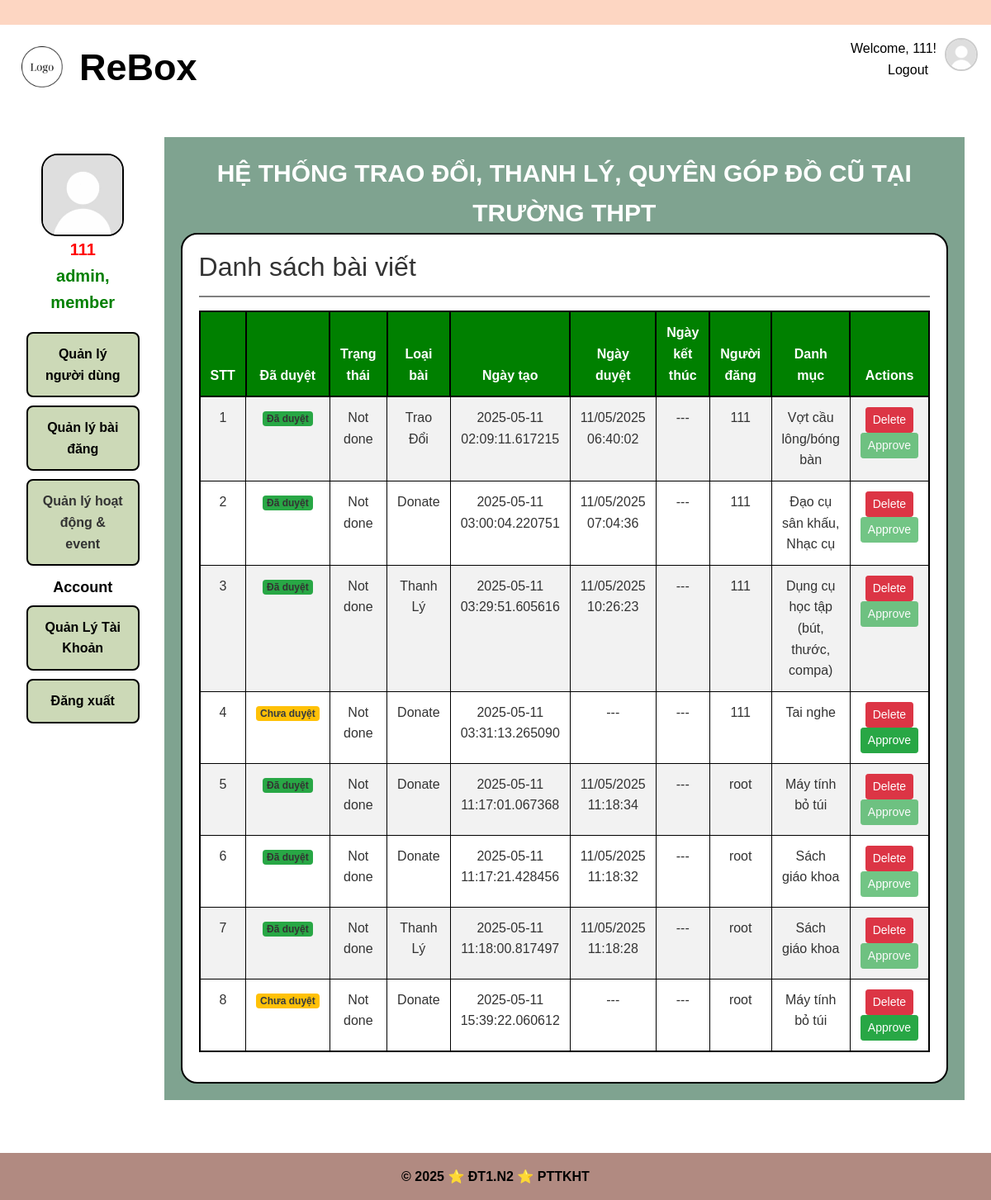
Page /admin/posts (signed in) on the committed database.
### app/models/user.py (models this page shows, shortened)
class User(UserMixin, csdl.Model):
    id = csdl.Column(csdl.Integer, primary_key=True)
    username = csdl.Column(csdl.String(50), unique=True, nullable=False)
    password  = csdl.Column(csdl.String(128), nullable=False)
    avatar = csdl.Column(csdl.Text, nullable = True)
    fullname = csdl.Column(csdl.String(120), nullable=False)
    date_of_birth = csdl.Column(csdl.Date, nullable = True)
    gender = csdl.Column(csdl.String(10), nullable = True)
    address = csdl.Column(csdl.Text, nullable = True)
    email = csdl.Column(csdl.String(120), unique=True, nullable=False)
    phone = csdl.Column(csdl.String(20), nullable=True) #co the null
    facebook = csdl.Column(csdl.Text, nullable =True)
    roles = csdl.relationship('Role', secondary='user_role', backref=csdl.backref('users', lazy='dynamic'))
    created_date = csdl.Column(csdl.DateTime, default=datetime.utcnow)  # Thêm dòng này
    def has_role(self, role_name):
        for role in self.roles:
            if role.name == role_name:
                return True
        return False
    def get_role(self):
        return ', '.join(role.name for role in self.roles)

### app/models/role.py (models this page shows)
class Role(csdl.Model):
    id = csdl.Column(csdl.Integer, primary_key=True)
    name = csdl.Column(csdl.String(50), unique=True, nullable=False)  # Tên vai trò: 'admin', 'user', ...

### app/models/post.py (models this page shows, shortened)
class Post(csdl.Model):
    __tablename__ = 'post'
    post_id = csdl.Column(csdl.String(50), primary_key=True)  # Khóa chính, kiểu chuỗi
    content = csdl.Column(csdl.String(500), nullable=False)   # Nội dung bài đăng
    image_url = csdl.Column(csdl.String(255), nullable=True)   # Link hình ảnh bài đăng
    is_approved = csdl.Column(csdl.Boolean, default=False)    # Cờ kiểm duyệt bài đăng , aaproved/ reject
    status = csdl.Column(csdl.String(50), default='pending')  # Trạng thái bài đăng pending/received item
    post_type = csdl.Column(csdl.String(50), nullable=False)  # Loại bài đăng (thanh lý, trao đổi, donate)
    create_date = csdl.Column(csdl.DateTime, default=csdl.func.now())  # Thời gian tạo bài đăng
    approval_date = csdl.Column(csdl.DateTime, nullable=True) # time duyệt
    submit_date = csdl.Column(csdl.DateTime, nullable=True)  # Thời gian kết thúc bài đăng
    user_id = csdl.Column(csdl.Integer, csdl.ForeignKey('user.id'), nullable=False)
    category_id = csdl.Column(csdl.Integer, csdl.ForeignKey('category.id'), nullable=False)
    interest_count = csdl.Column(csdl.Integer, default=0)
    interested_user_id = csdl.Column(csdl.Text, default='')
    user = csdl.relationship('User', backref='posts')
    category = csdl.relationship('Category', backref='posts')

### app/models/category.py (models this page shows)
class Category(UserMixin, csdl.Model):
    id = csdl.Column(csdl.Integer, primary_key=True)
    category_name = csdl.Column(csdl.String(50), unique=True, nullable=False)

### app/postManagement/routes.py (the view)
@postManagement_blueprint.route('/admin/posts')
def manage_post():
    if current_user.has_role('admin'):
        posts = Post.query.all()
        return render_template('postManagement/post_manage.html', posts=posts)
    else:
        flash('Username không phải là admin!', 'danger')
        return redirect(url_for('auth.adminLogin'))

### app/models/user.py (called while the page is built)
@login_manager.user_loader
def load_user(user_id): #luu ttin user by id da luu trong session login
    return User.query.get(int(user_id)) #doi tuong User chua ttin (username, pass,email, ...)

### app/postManagement/templates/postManagement/post_manage.html (shortened to what this page needs)
{% extends 'manageMenu.html' %} {% block ManagementContent %}
<div class="manager-post-frame">
  <div class="d-flex justify-content-between align-items-center mb-3">
    <link
      rel="stylesheet"
      href="https://cdn.jsdelivr.net/npm/bootstrap-icons@1.11.3/font/bootstrap-icons.min.css"
    />
    <h2 class="mb-0">Danh sách bài viết</h2>
  </div>
  <hr
    style="
      border: none;
      height: 2px;
      background-color: gray;
      width: 100%;
      align-self: center;
    "
  />
  <div class="table-responsive">
    <table class="table table-striped table-hover align-middle">
      <thead class="table-dark">
        <tr>
          <th>STT</th>
          <th>Đã duyệt</th>
          <th>Trạng thái</th>
          <th>Loại bài</th>
          <th>Ngày tạo</th>
          <th>Ngày duyệt</th>
          <th>Ngày kết thúc</th>
          <th>Người đăng</th>
          <th>Danh mục</th>
          <th>Actions</th>
        </tr>
      </thead>
      <tbody>
        {% for p in posts %}
        <tr>
          <td>{{ loop.index }}</td>
          <td>
            {% if p.is_approved %}
            <span class="badge bg-success">Đã duyệt</span>
            {% else %}
            <span class="badge bg-warning text-dark">Chưa duyệt</span>
            {% endif %}
          </td>
          <td>{{ p.status }}</td>
          <td>{{ p.post_type }}</td>
          <td>{{ p.create_date }}</td>
          <td>
            {% if p.is_approved and p.approval_date %} {{
            p.approval_date.strftime('%d/%m/%Y %H:%M:%S') }} {% else %} --- {%
            endif %}
          </td>
          <td>{{ p.submit_date or '---' }}</td>
          <td>{{ p.user.username if p.user else p.user_id }}</td>
          <td>
            {{ p.category.category_name if p.category else p.category_id }}
          </td>
          <td>
            <form
              action="{{ url_for('postManagement.delete_post', post_id=p.post_id) }}"
              method="post"
              style="display: inline"
            >
              <button
                type="submit"
                class="btn btn-sm btn-danger"
                onclick="return confirm('Bạn có chắc muốn xóa bài viết này?');"
              >
                Delete
              </button>
            </form>
            <form
              action="{{ url_for('postManagement.approve_post', post_id=p.post_id) }}"
              method="post"
              style="display: inline"
            >
              <button
                type="submit"
                class="btn btn-sm btn-success"
                {%
                if
                p.is_approved
                %}disabled{%
                endif
                %}
              >
                Approve
              </button>
            </form>
          </td>
        </tr>
        {% endfor %}
      </tbody>
    </table>
  </div>
</div>
{% endblock %}

### app/templates/manageMenu.html (shortened to what this page needs)
{% extends 'base.html' %}
{% block extra_css %}
<link
  rel="stylesheet"
  href="{{ url_for('static', filename='css/admin.css') }}"
/>
<link
  rel="stylesheet"
  href="{{ url_for('static', filename='css/color.css') }}"
/>
{% endblock %}
{% block content %}
<div class="manageMenu">
  <div class="manageMenu-sidebar">
    <aside class="manageMenu-aside">
      <div class="admin-info">
        <img
          src="{{ user.avatar or url_for('static', filename='image/avatar.png') }}"
          alt="Avatar"
          width="100px"
          style="
            display: block;
            margin: 0 auto;
            border: 2px solid black;
            border-radius: 20px;
          "
        />
        <div style="text-align: center; font-size: 20px; font-weight: bold">
          <div style="color: red">{{ user.username }}</div>
          <div style="color: green">
            {{ user.get_role() if user and user.get_role() else 'Không có vai
            trò' }}
          </div>
        </div>
      </div>
      <nav class="manageMenu-nav">
        <ul>
          {% if has_role(current_user,'admin') %}
          <li>
            <a href="{{ url_for('userManagement.manage_user') }}">
              Quản lý người dùng
            </a>
          </li>
          <li>
            <a href="{{ url_for('postManagement.manage_post') }}">
              Quản lý bài đăng
            </a>
          </li>
          <li>Quản lý hoạt động & event</li>
          {%endif%}
        </ul>
        <h1>Account</h1>
        <ul>
          <li>
            <a href="{{ url_for('accountManagement.view_profile') }}">
              Quản Lý Tài Khoản
            </a>
          </li>
          <li>
            <a href="{{ url_for('auth.logout') }}"> Đăng xuất </a>
          </li>
        </ul>
      </nav>
    </aside>
  </div>
  <div class="manageMenu-content">
    <p
      style="
        text-align: center;
        font-size: 30px;
        color: white;
        font-weight: bold;
        padding-left: 30px;
        padding-right: 30px;
      "
    >
      HỆ THỐNG TRAO ĐỔI, THANH LÝ, QUYÊN GÓP ĐỒ CŨ TẠI TRƯỜNG THPT
    </p>
    {% block ManagementContent %}{% endblock %}
  </div>
</div>
{% endblock %}

### app/templates/base.html (shortened to what this page needs)
<!DOCTYPE html>
<html lang="vi-VN">
  <head>
    <link
      rel="stylesheet"
      href="https://cdn.jsdelivr.net/npm/bootstrap@4.0.0/dist/css/bootstrap.min.css"
    />
    <link
      rel="stylesheet"
      href="{{ url_for('static', filename='css/base.css') }}"
    />
    {% block extra_css %}{% endblock %}
  </head>
  <body>
    <header>
      <div class="top-bar"></div>
      <div class="header-logo">
        <div class="logo-image">
          <a href="{{ url_for('home.homepage') }}">
            <img
              src="{{ url_for('static', filename='image/logo.png') }}"
              alt="logo"
              style="width: 50px"
            />
          </a>
        </div>
        <div class="name-web">
          <p>ReBox</p>
        </div>
        <div class="select-login">
          <nav class="nav-select-login">
            {% if current_user.is_authenticated %}
            <p>Welcome, {{ current_user.username }}!</p>
            <a href="{{ url_for('auth.logout') }}">Logout</a>
            {% else %}
            <a href="{{ url_for('auth.login') }}">Login</a> |
            <a href="{{ url_for('auth.register') }}">Register</a> |
            <a href="{{ url_for('auth.adminLogin') }}">Admin</a>
            {% endif %}
          </nav>
        </div>
        <div class="dropdown">
          <a  id="avatarDropdown" data-bs-toggle="dropdown" aria-expanded="false">
            <img src="{{ user.avatar or url_for('static', filename='image/avatar.png') }}" alt="avatar" class="rounded-circle" width="40" height="40" style="object-fit: cover; border: 2px solid #ccc; margin-left: 10px; cursor: pointer;">
          </a>
        </div>
      </div>
    </header>
    <main>{% block content %} {% endblock %}</main>
    <footer>
      <div class="footer-content">
        <p>&copy; 2025 ⭐ ĐT1.N2 ⭐ PTTKHT</p>
      </div>
    </footer>
  </body>
</html>

### app/static/css/base.css (style rules this page uses)
:root { --topBar: var(--mau2); --header: white; --menu-bar-color: var(--mau4); --selected-menu-color: var(--mau3); --text-select-login: var(--mau6); --btn-search: var(--mau9); --btn-search-hover: var(--mau8); --footer-background: var(--mau6); --text-header: black; --text-login-register: black; --text-menu-login-register: black; --text-footer: white; --text-menu-home: white; --text-menu-home-hover: black; --text-menu-home-selected: black; --text-btn-search: white; --text-btn-search-hover: black; --mau1: #86946d; --mau2: #fdd6c2; --mau3: #ccd9b7; --mau4: #7fa390; --mau5: #b0e1e1; --mau6: #b18a81; --mau7: #d9c297; --mau8: #c4a289; --mau9: #7b544c; --mau20: #f6ffe7; }
* { margin: 0; padding: 0; box-sizing: border-box; }
p { margin-bottom: 0px !important; }
html, body { height: 100%; margin: 0; display: flex; flex-direction: column; }
body { font-family: "Arial", sans-serif; background-color: white; color: #333; line-height: 1.6; }
.logo-image { margin: 10px; }
.name-web { margin: 0 10px !important; font-size: 45px; font-weight: bold; }
.top-bar { height: 30px; background-color: var(--topBar); z-index: 999; }
header { display: table-row; }
.header-logo { display: flex; background-color: var(--header); color: var(--text-header); padding: 1rem; }
.select-login { margin-left: auto; text-align: right; color: var(--text-login-register); text-decoration: none; }
.nav-select-login a { color: var(--text-menu-login-register); margin: 0 10px; text-decoration: none; }
main { padding: 2rem; flex: 1; }
footer { background-color: var(--footer-background); color: var(--text-header); text-align: center; padding: 1rem; margin-top: 2rem; font-weight: bold; }

### app/static/css/admin.css (style rules this page uses)
table { border: 2px solid black !important; }
td { border: 1px solid #000; padding: 10px; text-align: center; }
th { border: 2px solid black !important; text-align: center; }
thead { background-color: green !important; }
.manageMenu { display: flex; }
.admin-info { margin-top: 20px; background-color: white; }
.manageMenu-sidebar { width: 250px; background-color: white; margin-right: 30px; }
.manageMenu-content { flex: 1; background-color: var(--mau4); padding: 20px; }
.manageMenu-nav { margin-top: 20px; }
.manageMenu-nav ul { list-style: none; padding: 0; }
.manageMenu-nav li a { color: black !important; text-decoration: none; }
.manageMenu-nav li { border-radius: 8px; border: 2px solid black; margin: 10px 0; cursor: pointer; background-color: var(--mau3); padding: 12px 16px; transition: background-color 0.2s ease; text-align: center; font-weight: bold; }
.manageMenu-nav h1 { font-size: large; font-weight: bold; text-align: center; color: black; }
.manager-user-frame, .manager-post-frame { background-color: #fff; padding: 20px; border: 2px solid black; border-radius: 20px; }

### app/static/css/color.css (style rules this page uses)
:root { --sidebar-background: white; --user-info-background: var(--mau13); --profile-menu-li-hover-background: var(--mau4); --profile-menu-li-hover-color: white; --profile-menu-li-active-background: var(--mau3); --profile-menu-li-active-color: black; --accManagement-main-background: var(--mau4); --accManagement-tab-background: var(--mau13); --accManagement-tab-ul-hover-background: var(--mau4); --accManagement-tab-ul-hover-color: white; --profile-content-background: var(--mau13); --mau1: #86946d; --mau2: #fdd6c2; --mau3: #ccd9b7; --mau4: #7fa390; --mau5: #b0e1e1; --mau6: #b18a81; --mau7: #d9c297; --mau8: #c4a289; --mau9: #7b544c; --mau10: #f6f0eb; --mau11: #d6e1d1; --mau12: #241f1c; --mau13: #fff2e3; --mau14: #f6ffe7; }

### rows in the picture
User: username "111", avatar (placeholder picture)
Role: name.name "admin, member"
Post: is_approved "Đã duyệt", status "Not done", post_type "Trao Đổi", create_date "2025-05-11 02:09:11.617215", approval_date "11/05/2025 06:40:02", submit_date "---", user "111", category "Vợt cầu lông/bóng bàn"
Post: is_approved "Đã duyệt", status "Not done", post_type "Donate", create_date "2025-05-11 03:00:04.220751", approval_date "11/05/2025 07:04:36", submit_date "---", user "111", category "Đạo cụ sân khấu, Nhạc cụ"
Post: is_approved "Đã duyệt", status "Not done", post_type "Thanh Lý", create_date "2025-05-11 03:29:51.605616", approval_date "11/05/2025 10:26:23", submit_date "---", user "111", category "Dụng cụ học tập (bút, thước, compa)"
Post: is_approved "Chưa duyệt", status "Not done", post_type "Donate", create_date "2025-05-11 03:31:13.265090", submit_date "---", user "111", category "Tai nghe"
Post: is_approved "Đã duyệt", status "Not done", post_type "Donate", create_date "2025-05-11 11:17:01.067368", approval_date "11/05/2025 11:18:34", submit_date "---", user "root", category "Máy tính bỏ túi"
Post: is_approved "Đã duyệt", status "Not done", post_type "Donate", create_date "2025-05-11 11:17:21.428456", approval_date "11/05/2025 11:18:32", submit_date "---", user "root", category "Sách giáo khoa"
Post: is_approved "Đã duyệt", status "Not done", post_type "Thanh Lý", create_date "2025-05-11 11:18:00.817497", approval_date "11/05/2025 11:18:28", submit_date "---", user "root", category "Sách giáo khoa"
Post: is_approved "Chưa duyệt", status "Not done", post_type "Donate", create_date "2025-05-11 15:39:22.060612", submit_date "---", user "root", category "Máy tính bỏ túi"
